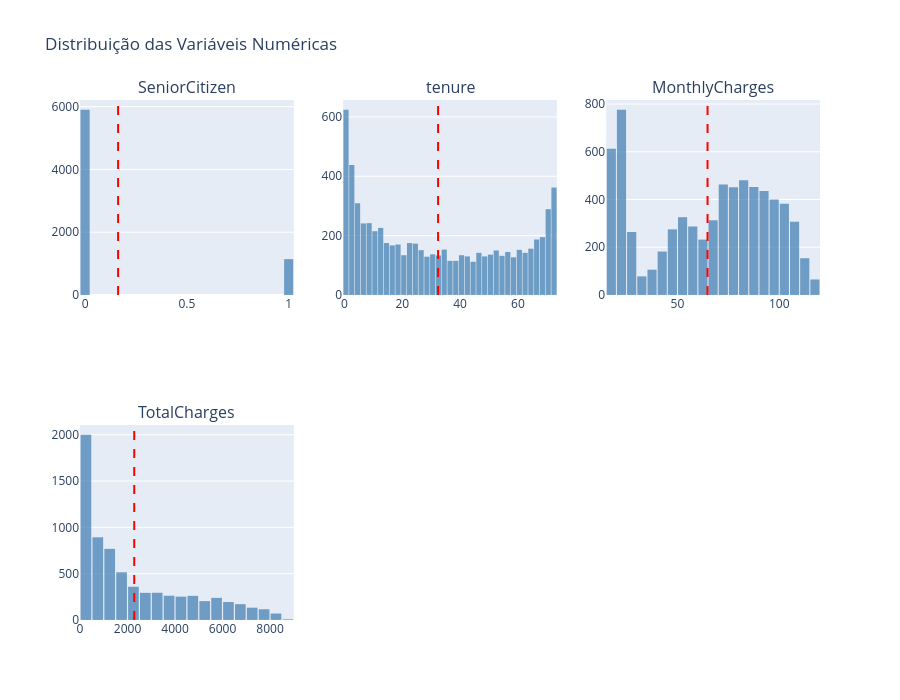

Notebook source saved alongside this figure:
### Code cell
import numpy as np
import pandas as pd
import plotly.graph_objects as go
from plotly.subplots import make_subplots
from scipy.stats import skew, kurtosis

# selecionar colunas numéricas
num_cols = df.select_dtypes(include=np.number).columns

n = len(num_cols)
ncols = 3
nrows = int(np.ceil(n / ncols))

fig = make_subplots(
    rows=nrows,
    cols=ncols,
    subplot_titles=num_cols
)

print("===== ANÁLISE DE DISTRIBUIÇÕES =====\n")

for i, col in enumerate(num_cols):

    row = i // ncols + 1
    col_pos = i % ncols + 1

    data = df[col].dropna()

    # métricas estatísticas
    mean_val = data.mean()
    skew_val = skew(data)
    kurt_val = kurtosis(data)

    print(f"{col}")
    print(f"Média: {mean_val:.2f}")
    print(f"Assimetria (Skewness): {skew_val:.2f}")
    print(f"Curtose: {kurt_val:.2f}")
    print("-"*40)

    # histograma
    fig.add_trace(
        go.Histogram(
            x=data,
            nbinsx=40,
            marker_color="steelblue",
            opacity=0.75,
            showlegend=False
        ),
        row=row,
        col=col_pos
    )

    # linha da média
    fig.add_vline(
        x=mean_val,
        line_color="red",
        line_dash="dash",
        row=row,
        col=col_pos
    )

fig.update_layout(
    height=350*nrows,
    title="Distribuição das Variáveis Numéricas",
    bargap=0.1
)

fig.show()

### Figure 1 — Plotly figure (JSON) as saved in the notebook; plotly's stock layout.template omitted (floating-point values rounded to 4 significant figures; data arrays with more than 128 entries replaced by an {"elided": "..."} marker saying what was removed)
{"data": [{"marker": {"color": "steelblue"}, "nbinsx": 40, "opacity": 0.75, "showlegend": false, "type": "histogram", "x": {"elided": "7043 int values"}, "xaxis": "x", "yaxis": "y"}, {"marker": {"color": "steelblue"}, "nbinsx": 40, "opacity": 0.75, "showlegend": false, "type": "histogram", "x": {"elided": "7043 int values"}, "xaxis": "x2", "yaxis": "y2"}, {"marker": {"color": "steelblue"}, "nbinsx": 40, "opacity": 0.75, "showlegend": false, "type": "histogram", "x": {"elided": "7043 float values"}, "xaxis": "x3", "yaxis": "y3"}, {"marker": {"color": "steelblue"}, "nbinsx": 40, "opacity": 0.75, "showlegend": false, "type": "histogram", "x": {"elided": "7032 float values"}, "xaxis": "x4", "yaxis": "y4"}], "layout": {"annotations": [{"font": {"size": 16}, "showarrow": false, "text": "SeniorCitizen", "x": 0.1444, "xanchor": "center", "xref": "paper", "y": 1, "yanchor": "bottom", "yref": "paper"}, {"font": {"size": 16}, "showarrow": false, "text": "tenure", "x": 0.5, "xanchor": "center", "xref": "paper", "y": 1, "yanchor": "bottom", "yref": "paper"}, {"font": {"size": 16}, "showarrow": false, "text": "MonthlyCharges", "x": 0.8556, "xanchor": "center", "xref": "paper", "y": 1, "yanchor": "bottom", "yref": "paper"}, {"font": {"size": 16}, "showarrow": false, "text": "TotalCharges", "x": 0.1444, "xanchor": "center", "xref": "paper", "y": 0.375, "yanchor": "bottom", "yref": "paper"}], "bargap": 0.1, "height": 700, "shapes": [{"line": {"color": "red", "dash": "dash"}, "type": "line", "x0": 0.1621, "x1": 0.1621, "xref": "x", "y0": 0, "y1": 1, "yref": "y domain"}, {"line": {"color": "red", "dash": "dash"}, "type": "line", "x0": 32.37, "x1": 32.37, "xref": "x2", "y0": 0, "y1": 1, "yref": "y2 domain"}, {"line": {"color": "red", "dash": "dash"}, "type": "line", "x0": 64.76, "x1": 64.76, "xref": "x3", "y0": 0, "y1": 1, "yref": "y3 domain"}, {"line": {"color": "red", "dash": "dash"}, "type": "line", "x0": 2283.0, "x1": 2283.0, "xref": "x4", "y0": 0, "y1": 1, "yref": "y4 domain"}], "title": {"text": "Distribuição das Variáveis Numéricas"}, "xaxis": {"anchor": "y", "domain": [0, 0.2889]}, "xaxis2": {"anchor": "y2", "domain": [0.3556, 0.6444]}, "xaxis3": {"anchor": "y3", "domain": [0.7111, 1]}, "xaxis4": {"anchor": "y4", "domain": [0, 0.2889]}, "xaxis5": {"anchor": "y5", "domain": [0.3556, 0.6444]}, "xaxis6": {"anchor": "y6", "domain": [0.7111, 1]}, "yaxis": {"anchor": "x", "domain": [0.625, 1]}, "yaxis2": {"anchor": "x2", "domain": [0.625, 1]}, "yaxis3": {"anchor": "x3", "domain": [0.625, 1]}, "yaxis4": {"anchor": "x4", "domain": [0, 0.375]}, "yaxis5": {"anchor": "x5", "domain": [0, 0.375]}, "yaxis6": {"anchor": "x6", "domain": [0, 0.375]}}}
